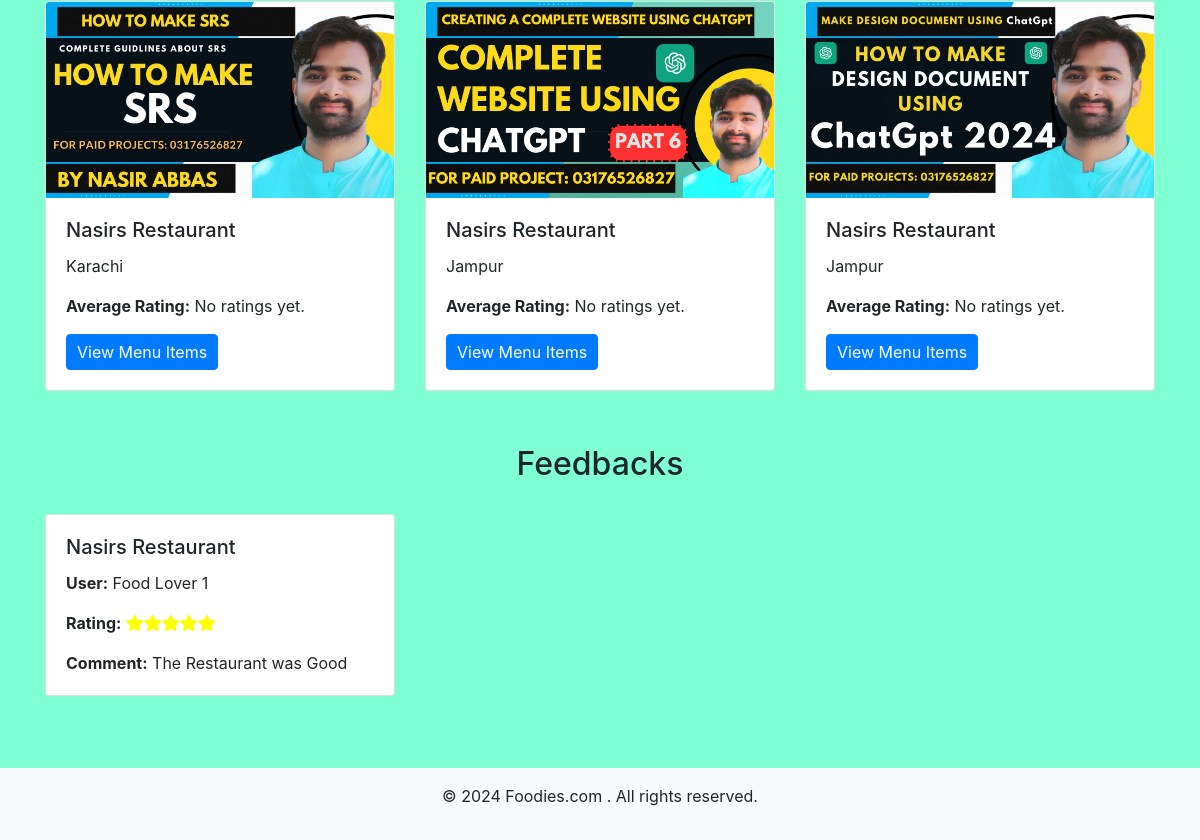
Before: / (lower part) with the older database file.
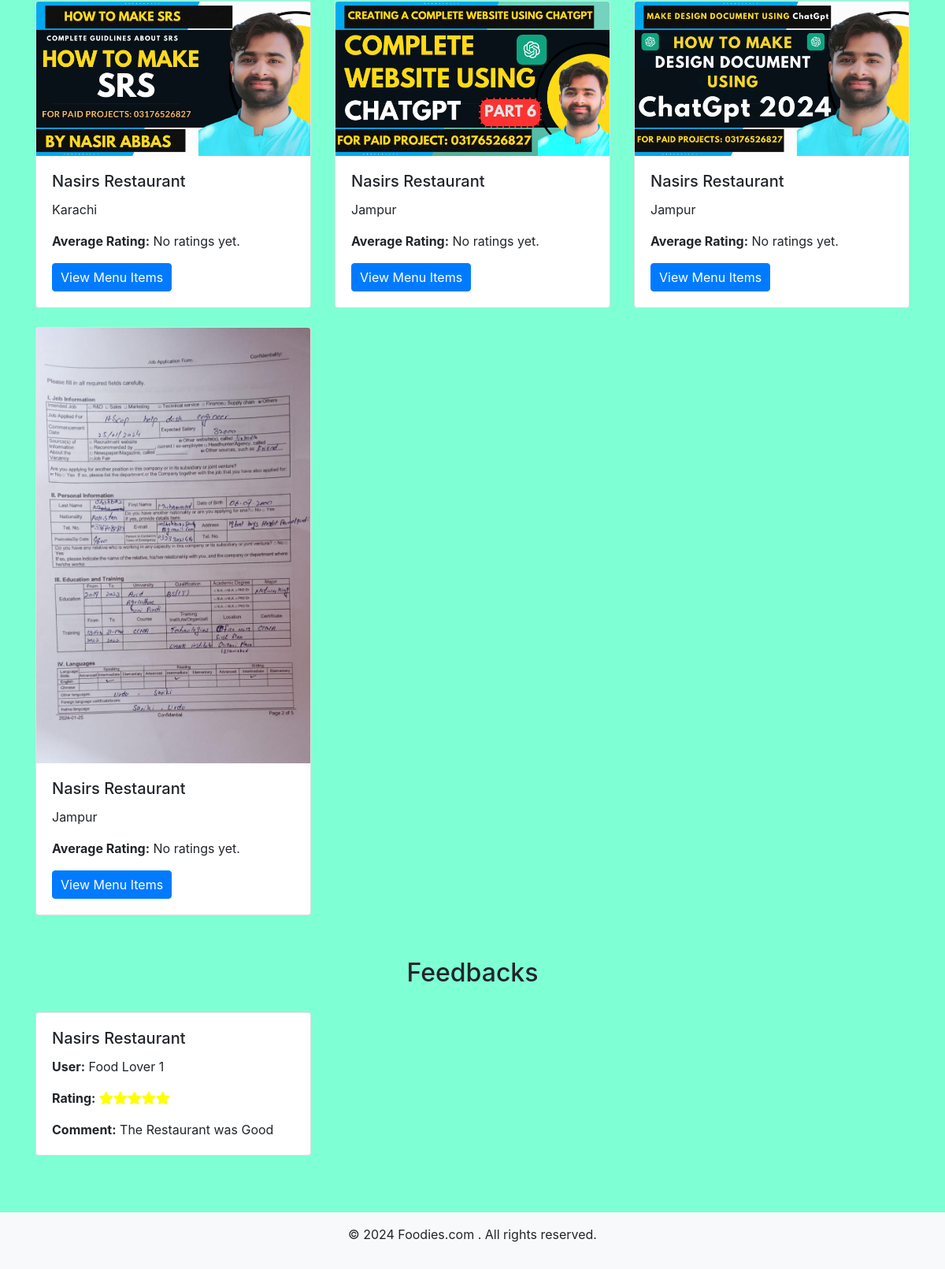
After: the same page with the newer database file.
### tables this page shows
CREATE TABLE `restaurants` (
  `RestaurantID` int(11) NOT NULL,
  `OwnerID` int(11) DEFAULT NULL,
  `RestaurantName` varchar(255) NOT NULL,
  `Location` varchar(255) NOT NULL,
  `RestaurantImage` varchar(255) DEFAULT NULL
);

CREATE TABLE `feedbacks` (
  `RatingID` int(11) NOT NULL,
  `UserID` int(11) NOT NULL,
  `RestaurantID` int(11) NOT NULL,
  `Rating` int(11) NOT NULL,
  `Comment` text DEFAULT NULL
);

CREATE TABLE `users` (
  `id` int(11) NOT NULL,
  `username` varchar(255) NOT NULL,
  `password` varchar(255) NOT NULL,
  `email` varchar(255) NOT NULL,
  `phone` varchar(15) NOT NULL,
  `age` int(11) NOT NULL,
  `user_type` varchar(20) NOT NULL,
  `status` varchar(20) NOT NULL,
  `reset_token` varchar(255) DEFAULT NULL
);

### index.php (the view, shortened to what the changed rows need)
<?php
include('config.php');
if (isset($_GET['search'])) {
    $searchQuery = '%' . $_GET['search'] . '%';
    $fetchRestaurantsSql = "SELECT * FROM restaurants WHERE RestaurantName LIKE ? OR Location LIKE ?";
    $fetchRestaurantsStmt = mysqli_prepare($conn, $fetchRestaurantsSql);
    mysqli_stmt_bind_param($fetchRestaurantsStmt, "ss", $searchQuery, $searchQuery);
    mysqli_stmt_execute($fetchRestaurantsStmt);
    $restaurantsResult = mysqli_stmt_get_result($fetchRestaurantsStmt);
    $fetchFeedbacksSql = "SELECT f.*, u.Username, r.RestaurantName
                          FROM Feedbacks f
                          JOIN Users u ON f.UserID = u.id
                          JOIN Restaurants r ON f.RestaurantID = r.RestaurantID
                          WHERE r.RestaurantName LIKE ? OR r.Location LIKE ?";
    $fetchFeedbacksStmt = mysqli_prepare($conn, $fetchFeedbacksSql);
    mysqli_stmt_bind_param($fetchFeedbacksStmt, "ss", $searchQuery, $searchQuery);
    if ($fetchFeedbacksStmt) {
        mysqli_stmt_execute($fetchFeedbacksStmt);
        $feedbacksResult = mysqli_stmt_get_result($fetchFeedbacksStmt);
    } else {
        echo "Error in preparing the feedbacks statement: " . mysqli_error($conn);
    }
} else {
    $fetchRestaurantsSql = "SELECT * FROM restaurants";
    $fetchRestaurantsStmt = mysqli_prepare($conn, $fetchRestaurantsSql);
    mysqli_stmt_execute($fetchRestaurantsStmt);
    $restaurantsResult = mysqli_stmt_get_result($fetchRestaurantsStmt);
    $fetchFeedbacksSql = "SELECT f.*, u.Username, r.RestaurantName
                          FROM Feedbacks f
                          JOIN Users u ON f.UserID = u.id
                          JOIN Restaurants r ON f.RestaurantID = r.RestaurantID";
    $fetchFeedbacksStmt = mysqli_prepare($conn, $fetchFeedbacksSql);
    if ($fetchFeedbacksStmt) {
        mysqli_stmt_execute($fetchFeedbacksStmt);
        $feedbacksResult = mysqli_stmt_get_result($fetchFeedbacksStmt);
    } else {
        echo "Error in preparing the feedbacks statement: " . mysqli_error($conn);
    }
}
?>
<!DOCTYPE html>
<html>
<head>
    <link rel="stylesheet" href="https://maxcdn.bootstrapcdn.com/bootstrap/4.5.2/css/bootstrap.min.css">
    <link rel="stylesheet" href="./css/style.css">
    <link rel="stylesheet" href="https://cdnjs.cloudflare.com/ajax/libs/font-awesome/5.15.1/css/all.min.css">
</head>
<body>
<div class="container">
        <div class="row">
            <?php while ($restaurant = mysqli_fetch_assoc($restaurantsResult)) : ?>
                <div class="col-md-4 mb-4">
                    <div class="card">
                        <img src="./restaurant/<?php echo $restaurant['RestaurantImage']; ?>" class="card-img-top"
                            alt="Restaurant Image">
                        <div class="card-body">
                            <h5 class="card-title"><?php echo $restaurant['RestaurantName']; ?></h5>
                            <p class="card-text"><?php echo $restaurant['Location']; ?></p>
                            <p class="card-text"><strong>Average Rating:</strong>
                                <?php
                                if (isset($averageRatings[$restaurant['RestaurantID']])) {
                                    $averageRating = $averageRatings[$restaurant['RestaurantID']];
                                    for ($i = 1; $i <= 5; $i++) {
                                        if ($i <= $averageRating) {
                                            echo '<i class="fas fa-star" style="color: yellow;"></i>';
                                        } else {
                                            echo '<i class="far fa-star" style="color: yellow;"></i>';
                                        }
                                    }
                                } else {
                                    echo 'No ratings yet.';
                                }
                                ?>
                            </p>
                            <a href="view_menu_items.php?restaurantID=<?php echo $restaurant['RestaurantID']; ?>"
                                class="btn btn-primary">View Menu Items</a>
                        </div>
                    </div>
                </div>
            <?php endwhile; ?>
        </div>
        <h2>Feedbacks</h2>
        <div class="row">
            <?php
            if (isset($feedbacksResult)) {
                while ($feedback = mysqli_fetch_assoc($feedbacksResult)) :
            ?>
                    <div class="col-md-4 mb-4">
                        <div class="card">
                            <div class="card-body">
                                <h5 class="card-title"><?php echo $feedback['RestaurantName']; ?></h5>
                                <p class="card-text"><strong>User:</strong> <?php echo $feedback['Username']; ?></p>
                                <p class="card-text"><strong>Rating:</strong>
                                    <?php
                                    $rating = $feedback['Rating'];
                                    for ($i = 1; $i <= 5; $i++) {
                                        if ($i <= $rating) {
                                            echo '<i class="fas fa-star" style="color: yellow;"></i>';
                                        } else {
                                            echo '<i class="far fa-star" style="color: yellow;"></i>';
                                        }
                                    }
                                    ?>
                                </p>
                                <p class="card-text"><strong>Comment:</strong> <?php echo $feedback['Comment']; ?></p>
                            </div>
                        </div>
                    </div>
            <?php endwhile;
            } else {
                echo "Error: Feedbacks result is not set.";
            }
            ?>
        </div>
    </div>
</body>
</html>

Changed rows visible on the page:
added restaurants: RestaurantImage (picture), RestaurantName "Nasirs Restaurant", Location "Jampur", shows "No ratings yet."
